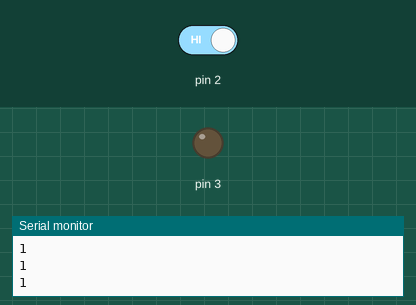
Recording of a sketch running on a simulated Arduino Uno, built with avr-gcc and run on an emulated ATmega328P. Parts: output pins drawn as LEDs (lit = HIGH), the last lines printed to the serial monitor. Inputs (shaded band) come from the test bench; at power-on: pin 2 HIGH.

Above: at 1.2 s.
1.3 s: pin 2 driven LOW
At 1.6 s:
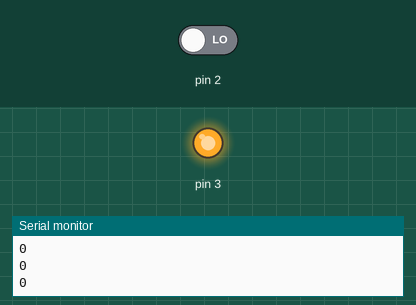
2.8 s: pin 2 driven HIGH
At 4.1 s:
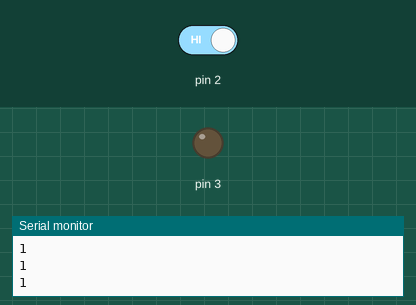
Timing chart, 0 to 5.8 s (numbered marks = the images above; inputs shaded):
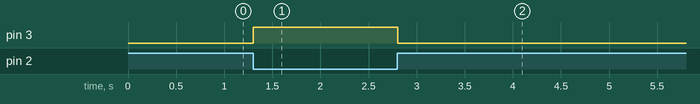

Measured:
- after the input at 1.3 s, pin 3: LOW → HIGH at once
- after the input at 2.8 s, pin 3: HIGH → LOW at once

The sketch:

HallEffect.ino
```cpp
void setup() {
  pinMode(2, INPUT);
  pinMode(3, OUTPUT);
  Serial.begin(9600);
}

void loop() {
  int Value = digitalRead(2);
  if (Value == 0){
    digitalWrite(3, HIGH);
  }
  else{
    digitalWrite(3, LOW);
  }
  Serial.println(Value);
  delay(50);
}
```
